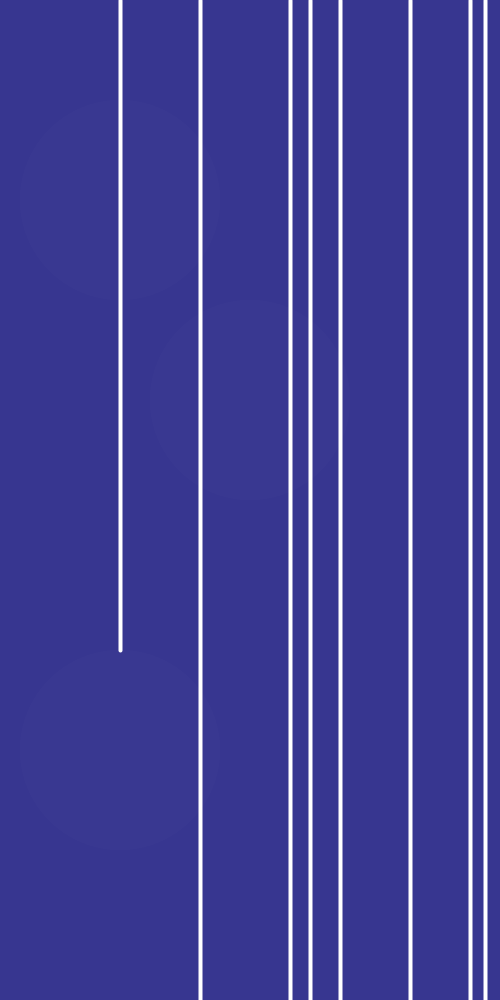
Frame 1 (no input)
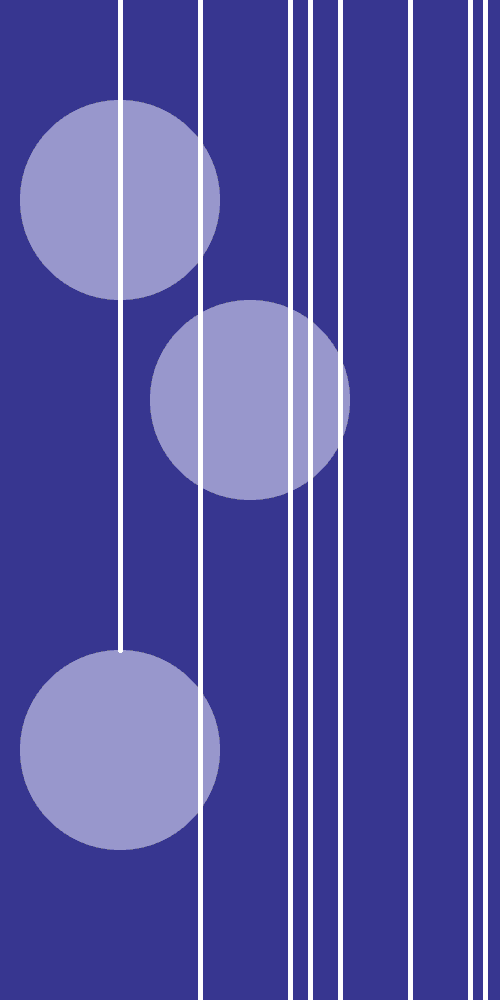
Frame 60 (the mouse pressed at the canvas centre just before this capture)
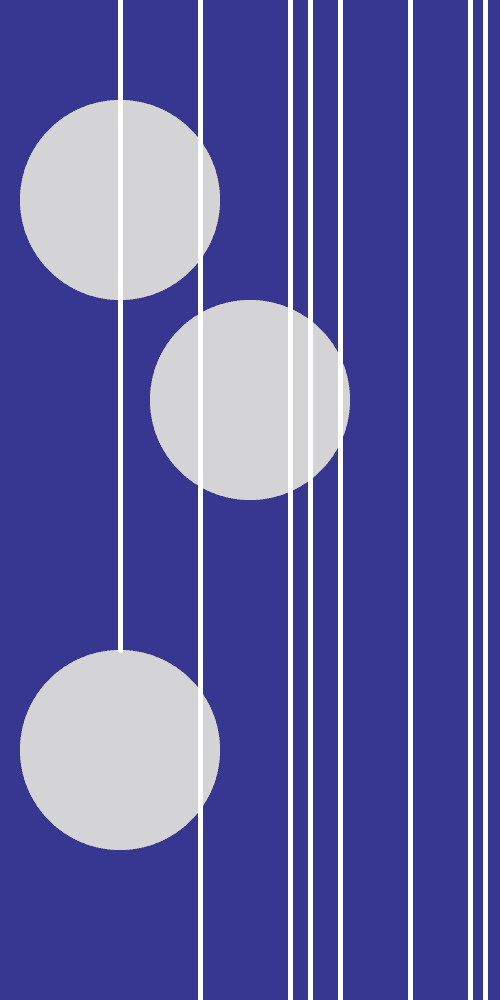
Frame 120 (the mouse held since frame 60 and released just before this capture)

The Processing sketch that drew these frames (run headless with seeded random() and noise(); from frame 60 on, the mouse is pressed at the canvas centre):

// Processing sketch: processing_24217
// ── processing_24217.pde

void setup(){
  size(500, 1000);
  background(55, 54, 144);
  smooth();
  strokeWeight(4);

}

void draw(){
  noStroke();
  fill(242, 242, 250, 3);
  ellipse(120, 200, 200, 200);
  ellipse(120, 750, 200, 200);
  ellipse(250, 400, 200, 200);
  stroke(255);
  line(120, 0, 120, 650);
  line(200, 0, 200, 1000);
  line(290, 0, 290, 1000);
  line(310, 0, 310, 1000);
  line(340, 0, 340, 1000);
  line(410, 0, 410, 1000);
  line(470, 0, 470, 1000);
  line(485, 0, 485, 1000);
  
}
